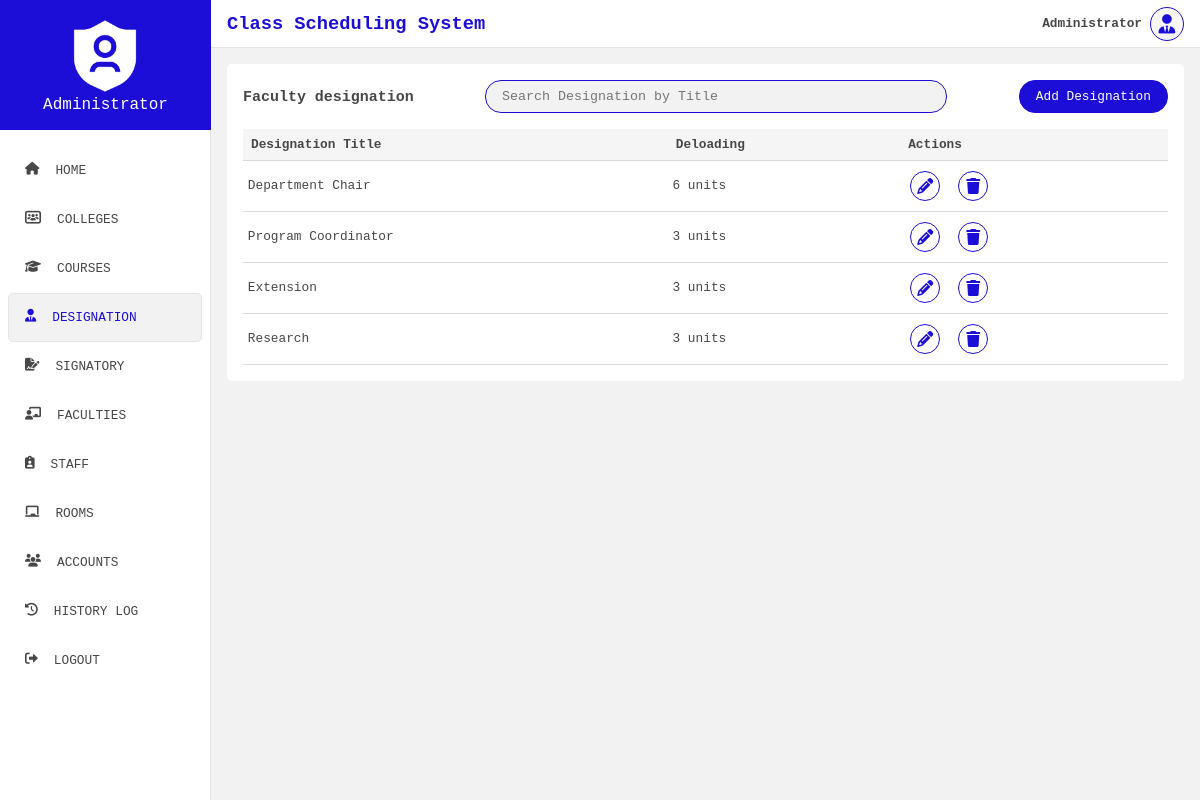
Screenshot of /view/designation.php (signed in) with the database file from the repository.
### tables this page shows
CREATE TABLE `designation` (
  `designation_id` varchar(50) NOT NULL,
  `designation_title` varchar(50) NOT NULL,
  `deloading` int(50) NOT NULL
);

### config/Dbh.php (called while the page is built)
<?php
class Dbh{
    private $host = "localhost";
    private $db_name = "class_scheduling";
    private $username = "root";
    private $password = "";
    public function connect(){
        try{
            $conn = new PDO("mysql:host=".$this->host.";dbname=".$this->db_name, $this->username, $this->password);
            $conn->setAttribute(PDO::ATTR_ERRMODE, PDO::ERRMODE_EXCEPTION);
            return $conn;
        } catch (PDOException $e){
            echo "Connection failed " . $e->getMessage();
        }
    }
}

### models/DesignationModel.php (called while the page is built, shortened)
<?php
require_once "../config/Dbh.php";
class DesignationModel extends Dbh{
    private $conn;
    public function __construct(){
        $this->conn = $this->connect();
    }
    public function read_designations(){
        $sql = "SELECT * FROM `designation`";
        $stmt = $this->conn->prepare($sql);
        $stmt->execute();
        return $stmt->fetchAll(PDO::FETCH_ASSOC);
    }
}

### controllers/DesignationContr.php (called while the page is built, shortened)
<?php
require_once "../models/DesignationModel.php";
class DesignationContr extends DesignationModel{
    public function get_designations(){
        return $this->read_designations();
    }
}

### view/designation.php (the view, shortened to what this page needs)
<?php
    require_once "../controllers/DesignationContr.php";
    $designation_contr = new DesignationContr();
?>
<!DOCTYPE html>
<html lang="en">
<head>
    <link rel="stylesheet" href="../public/css/general.css">
    <link rel="stylesheet" href="../public/css/all.css">
</head>
<body>
    <div class="container">
        <?php include '../includes/sidebar.php'; ?>
        <div class="main">
            <?php include '../includes/header.php'; ?>
            <div class="content">
                <div class="table_container">
                    <section>
                        <h3>Faculty designation</h3>
                        <input type="text" class="search_box" onkeyup="searchDesignation(event);" placeholder="Search Designation by Title">
                        <button class="add_btn" id="add_designation">
                            <span>Add Designation</span>
                        </button>
                    </section>
                    <table>
                        <thead>
                            <th>Designation Title</th>
                            <th>Deloading</th>
                            <th>Actions</th>
                        </thead>
                        <tbody id="designation_list">
                            <?php
                            foreach($designation_contr->get_designations() as $designation){
                                ?>
                                <tr>
                                    <td><?php echo $designation["designation_title"]; ?></td>
                                    <td><?php echo $designation["deloading"] . " units"; ?></td>
                                    <td>
                                        <div class="actions_con">
                                            <div class="actions">
                                                <button class="tb_action_item" onclick='handleDesignationEdit(`<?php echo json_encode($designation); ?>`);' title="edit">
                                                    <i class="fas fa-pencil"></i>
                                                </button>
                                                <button class="tb_action_item" title="delete" onclick="handleDesignationDelete(`<?php echo $designation['designation_id']; ?>`);">
                                                    <i class="fas fa-trash"></i>
                                                </button>
                                            </div>
                                        </div>
                                    </td>
                                </tr>
                                <?php
                            }
                            ?>
                        </tbody>
                    </table>
                </div>
            </div>
        </div>
    </div>
</body>
</html>

### public/css/general.css (style rules this page uses)
* { padding: 0; margin: 0; box-sizing: border-box; font-family: 'Courier New', Courier, monospace; }
:root { --primary: #ffffff; --secondary: #474747; --blue-accent: #1c0ed7; --orange-accent: #F15412; }
body { background-color: #f3f2f2; height: 90vh; }
.container { display: flex; }
.main { width: 100%; display: flex; flex-direction: column; }
.search_box { width: 50%; padding: .5rem 1rem; border-radius: 1rem; border: 1px solid var(--blue-accent); background-color: #f3f2f2; outline: none; }
.content { flex: 1; padding: 1rem; width: 100%; font-size: .8rem; }
.table_container { background-color: var(--primary); padding: 1rem; border-radius: 5px; color: var(--secondary); overflow-y: auto; }
.table_container section { display: flex; align-items: center; justify-content: space-between; margin-bottom: 1rem; }
.add_btn { background-color: var(--blue-accent); color: var(--primary); border: none; outline: none; border: 1px solid var(--blue-accent); font-size: .8rem; padding: .5rem 1rem; border-radius: 1rem; cursor: pointer; }
table { width: 100%; border-radius: 5px; border-collapse: collapse; }
td, th { border-bottom: 1px solid #dadada; }
th { background-color: #f5f5f5; padding: .5rem; text-align: left; }
td { padding: .3rem; }
.tb_action_item { margin-right: .5rem; border: none; outline: none; background-color: #FFF; cursor: pointer; margin: 5px; }
.tb_action_item i { font-size: 1rem; position: relative; background-color: var(--primary); border: 1px solid var(--blue-accent); color: var(--blue-accent); border-radius: 50%; width: 1.9rem; height: 1.9rem; text-align: center; }
.tb_action_item i::before { position: relative; top: 50%; transform: translateY(-50%); display: block; }
.actions_con { position: relative; }
.actions { align-items: center; }

### rows the page displays
designation: designation_title "Department Chair", deloading "6"
designation: designation_title "Program Coordinator", deloading "3"
designation: designation_title "Extension", deloading "3"
designation: designation_title "Research", deloading "3"

### other values shown
$_SESSION["user"]["fname"] "Administrator"
